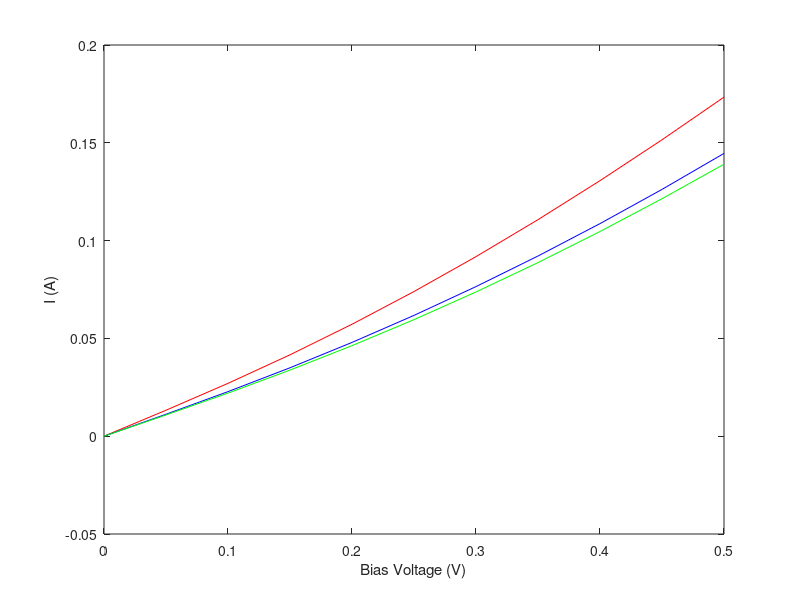

Recreate this plot in MATLAB.
clear;


for r = 1:3
    if r == 1 % 5nm spacing
        Deltax = 5e-9;
        N = 13; % 60-nm-long structure
        interface1 = 3; % At x=10 nm
        interface2 = 11; % At x=50 nm
        
    elseif r == 2 % 1nm spacing
        Deltax = 1e-9; % 1 nm spacing
        N = 61; % 60-nm-long structure
        interface1 = 11; % At x=10 nm
        interface2 = 51; % At x=50 nm
        
    else % 0.2nm spacing
        Deltax = 0.2e-9; % 0.2 nm spacing
        N = 301; % 60-nm-long structure
        interface1 = 51; % At x=10 nm
        interface2 = 251; % At x=50 nm
    end
    
    q = 1.602192e-19; % Elementary charge, C
    eps0 = 8.854187817e-12; % Vacuum permittivity, F/m
    k_B = 1.380662e-23; % Boltzmann constant, J/K
    T = 300.0; % Temperature, K
    thermal = k_B*T/q; % Thermal voltage, V
    x = Deltax*transpose([0:N-1]); % real space, m
    eps_si = 11.7; eps_ox = 3.9; % Relative permittivity
    Ndon = 2e23*ones(N,1); % 2e17 /cm^3
    Ndon(1:interface1,1) = 5e25; % 5e19 /cm^3
    Ndon(interface2:N,1) = 5e25; % 5e19 /cm^3
    ni = 1.075e16; % 1.075e10 /cm^3
    coef = Deltax*Deltax*q/eps0;
    mu = 1000e-4; %mobility, 1000cm^2/vs
    A = 1e-12; %Area, 1um^2
    
    
    phi = zeros(N,1);
    phi(:,1) = thermal*log(Ndon(:,1)/ni);
    for newton=1:10
        res = zeros(N,1);
        Jaco = sparse(N,N);
        res(1,1) = phi(1,1) - thermal*log(Ndon(1,1)/ni);
        Jaco(1,1) = 1.0;
        for ii=2:N-1
            res(ii,1) = eps_si*(phi(ii+1,1)-2*phi(ii,1)+phi(ii-1,1));
            Jaco(ii,ii-1) = eps_si;
            Jaco(ii,ii ) = -2*eps_si;
            Jaco(ii,ii+1) = eps_si;
        end
        res(N,1) = phi(N,1) - thermal*log(Ndon(N,1)/ni);
        Jaco(N,N) = 1.0;
        for ii=2:N-1
            res(ii,1) = res(ii,1) - coef*(-Ndon(ii,1)+ni*exp(phi(ii,1)/thermal));
            Jaco(ii,ii) = Jaco(ii,ii) - coef*ni*exp(phi(ii,1)/thermal)/thermal;
        end
        update = Jaco \ (-res);
        phi = phi + update;
        norm(update,inf)
    end
    
    
    
    %%% continuity equation  %%%
    elec = zeros(N,1);
    res_elec = zeros(N,1);
    Jaco_elec = sparse(N,N);
    
    res_elec(1,1) = elec(1,1) - Ndon(1,1);
    Jaco_elec(1,:) = 0.0;
    Jaco_elec(1,1) = 1.0;
    
    for ii=2:N-1
        res_elec(ii,1) = [0.5*(elec(ii+1,1)+elec(ii,1)) * (phi(ii+1,1)-phi(ii,1))/Deltax - thermal * (elec(ii+1,1)-elec(ii,1))/Deltax] - [0.5*(elec(ii,1)+elec(ii-1,1)) * (phi(ii,1)-phi(ii-1,1))/Deltax - thermal * (elec(ii,1)-elec(ii-1,1))/Deltax];
        Jaco_elec(ii,ii+1) = 0.5* (phi(ii+1,1)-phi(ii,1))/Deltax - thermal / Deltax;
        Jaco_elec(ii,ii ) = 0.5* (phi(ii+1,1)-phi(ii,1))/Deltax + thermal / Deltax - 0.5* (phi(ii,1)-phi(ii-1,1))/Deltax + thermal / Deltax;
        Jaco_elec(ii,ii-1) = - 0.5* (phi(ii,1)-phi(ii-1,1))/Deltax - thermal / Deltax;
    end
    
    
    res_elec(N,1) = elec(N,1) - Ndon(N,1);
    Jaco_elec(N,:) = 0.0;
    Jaco_elec(N,N) = 1.0;
    
    update_elec = Jaco_elec \ (-res_elec);
    elec = elec + update_elec;
    
    
    %%% I-V %%%
    
    for bias=1:11
        V_applied(bias,r) = 0.05 * (bias-1);
        
        for newton=1:10
            res = zeros(2*N,1);
            Jaco = sparse(2*N,2*N);
            
            %%% Poisson %%%
            res(1,1) = phi(1,1) - thermal*log(Ndon(1,1)/ni);
            Jaco(1,1) = 1.0;
            
            for ii=2:N-1
                res(2*ii-1,1) = eps_si*(phi(ii+1,1)-2*phi(ii,1)+phi(ii-1,1)) + coef*(Ndon(ii,1)-elec(ii,1));
                Jaco(2*ii-1,2*ii+1) = eps_si;
                Jaco(2*ii-1,2*ii-1) = -2*eps_si;
                Jaco(2*ii-1,2*ii-3) = eps_si;
                Jaco(2*ii-1,2*ii ) = -coef;
            end
            res(2*N-1,1) = phi(N,1) - thermal*log(Ndon(N,1)/ni) - V_applied(bias,r);
            Jaco(2*N-1,2*N-1) = 1.0;
            
            %%% Continuity %%%
            for ii=2:N-1 % edge-wise construction
                res(2*ii,1) = [0.5*(elec(ii+1,1)+elec(ii,1)) * (phi(ii+1,1)-phi(ii,1))/Deltax - thermal * (elec(ii+1,1)-elec(ii,1))/Deltax] - [0.5*(elec(ii,1)+elec(ii-1,1)) * (phi(ii,1)-phi(ii-1,1))/Deltax - thermal * (elec(ii,1)-elec(ii-1,1))/Deltax];
                Jaco(2*ii,2*ii+2) = 0.5* (phi(ii+1,1)-phi(ii,1))/Deltax - thermal / Deltax;
                Jaco(2*ii,2*ii ) = 0.5* (phi(ii+1,1)-phi(ii,1))/Deltax + thermal / Deltax - 0.5* (phi(ii,1)-phi(ii-1,1))/Deltax + thermal / Deltax;
                Jaco(2*ii,2*ii-2) = - 0.5* (phi(ii,1)-phi(ii-1,1))/Deltax - thermal / Deltax;
                Jaco(2*ii,2*ii+1) = [0.5*(elec(ii+1,1)+elec(ii,1)) /Deltax];
                Jaco(2*ii,2*ii-1) = [ - 0.5*(elec(ii+1,1)+elec(ii,1))/Deltax] - [0.5*(elec(ii,1)+elec(ii-1,1)) /Deltax];
                Jaco(2*ii,2*ii-3) = [0.5*(elec(ii,1)+elec(ii-1,1)) /Deltax];
                
                
            end
            
            res(2,1) = elec(1,1) - Ndon(1,1);
            Jaco(2,:) = 0.0;
            Jaco(2,2) = 1.0;
            res(2*N,1) = elec(N,1) - Ndon(N,1);
            Jaco(2*N,:) = 0.0;
            Jaco(2*N,2*N) = 1.0;
            
            Cvector = zeros(2*N,1);
            Cvector(1:2:2*N-1,1) = thermal;
            Cvector(2:2:2*N ,1) = max(abs(Ndon));
            Cmatrix = spdiags(Cvector,0,2*N,2*N);
            Jaco_scaled = Jaco * Cmatrix;
            Rvector = 1./sum(abs(Jaco_scaled),2);
            Rmatrix = spdiags(Rvector,0,2*N,2*N);
            Jaco_scaled = Rmatrix * Jaco_scaled;
            res_scaled = Rmatrix * res;
            update_scaled = Jaco_scaled \ (-res_scaled);
            update = Cmatrix * update_scaled;
            
            phi = phi + update(1:2:2*N-1,1);
            elec = elec + update(2:2:2*N,1);
            norm(update(1:2:2*N-1,1),inf)
        end
        
        I(bias,r) = q*mu*(elec(N,1)*(phi(N,1)-phi(N-1,1))/Deltax-thermal*(elec(N,1)-elec(N-1,1))/Deltax) * A;
        
    end
    
    if r == 1
        plot(V_applied(:,1),I(:,1),'r');
        hold on;
    elseif r == 2
        plot(V_applied(:,1),I(:,2),'b');
        hold on;
    else
        plot(V_applied(:,1),I(:,3),'g');
        hold on;
    end
    
end

xlabel('Bias Voltage (V)')
ylabel('I (A)')

